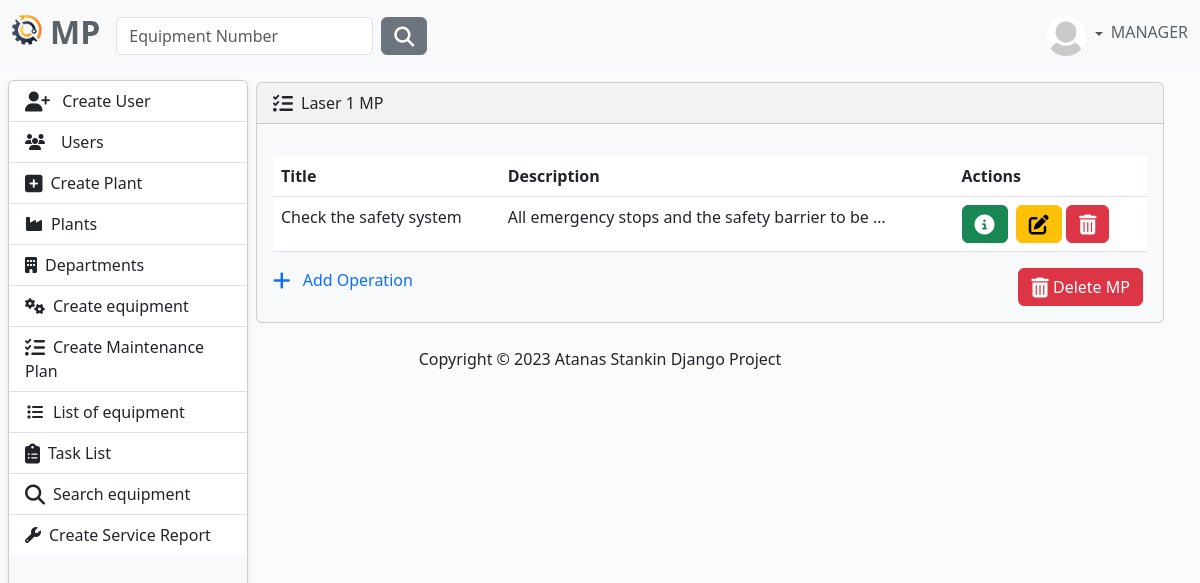
The app's page /mp/details/7/ (signed in) with its own data.
### MaintenancePlanner/accounts/models.py (models this page shows, shortened)
class AppUser(AbstractUser, PermissionsMixin):
    username = models.CharField(
        max_length=30,
        validators=[
            MinLengthValidator(4),
        ],
        unique=True,
    )
    first_name = models.CharField(
        max_length=30,
        validators=[
            MinLengthValidator(2),
            user_name_validator,
        ]
    )
    last_name = models.CharField(
        max_length=30,
        validators=[
            MinLengthValidator(2),
            user_name_validator,
        ]
    )
    email = models.EmailField(unique=True)
    class Role(models.TextChoices):
        MANAGER = "MANAGER", 'Manager'
        SUPERVISOR = "SUPERVISOR", 'Supervisor'
        OPERATOR = "OPERATOR", 'Operator'
    role = models.CharField(max_length=50, choices=Role.choices)

class Profile(models.Model):
    user = models.OneToOneField(AppUser, on_delete=models.CASCADE)
    image = models.ImageField(
        default='images/default.jpg',
        null=True,
        blank=True,
        upload_to='images/'
    )

### MaintenancePlanner/maintenance_plan/models.py (models this page shows, shortened)
class MaintenancePlanModel(models.Model):
    name = models.CharField(
        max_length=30,
        unique=True,
    )
    equipment = models.OneToOneField(
        to=Equipment,
        on_delete=models.CASCADE,
    )

class Operation(models.Model):
    title = models.CharField(
        max_length=30,
    )
    description = models.TextField()
    maintenance_plan = models.ForeignKey(
        to=MaintenancePlanModel,
        on_delete=models.CASCADE,
    )

### MaintenancePlanner/maintenance_plan/views.py (the view)
# urls.py: path('details/<int:pk>/', views.mp_details, name='mp-details'),
@login_required
def mp_details(request, pk):
    mp = MaintenancePlanModel.objects.get(pk=pk)
    operations = Operation.objects.filter(maintenance_plan=mp)
    context = {
        'mp': mp,
        'operations': operations,
    }
    return render(request, 'mp/maintenance-plan.html', context)

### MaintenancePlanner/maintenance_plan/templates/mp/maintenance-plan.html (shortened to what this page needs)
{% extends 'base.html' %}
{% block content %}
        <div class="card bg-light ms-1 me-4 mb-4 mt-0">
            <div class="card-header">
                <i class="fa-solid fa-list-check fa-lg me-2"></i>{{ mp.name }}
            </div>
            <div class="card-body">
                <p class="card-text">
                <div class="table-responsive">
                    <table class="table table-hover">
                        <thead>
                        <tr>
                            <th scope="col">Title</th>
                            <th scope="col">Description</th>
                            <th scope="col">Actions</th>
                        </tr>
                        </thead>
                        <tbody>
                        {% for operation in operations %}
                            <tr>
                                <td>{{ operation.title }}</td>
                                <td>{{ operation.description|truncatechars:50 }}</td>
                                <td>
                                    <button type="button" class="btn btn-success me-1"
                                            href="{% url 'operation-details' operation.id %}" data-bs-toggle="modal"
                                            data-bs-target="#myModal{{ operation.id }}">
                                        <i class="fa-solid fa-circle-info fa-lg"></i>
                                    </button>
                                    {% if request.user.role == 'MANAGER' or request.user.role == 'SUPERVISOR' %}
                                        <a class="btn btn-warning" href="{% url 'operation-update' operation.id %}">
                                            <i class="fa-solid fa-pen-to-square fa-lg"></i>
                                        </a>
                                        <button type="button" class="btn btn-danger me-1"
                                                href="#"
                                                data-bs-toggle="modal"
                                                data-bs-target="#myModal2{{ operation.id }}">
                                            <i class="fa-solid fa-trash-can fa-lg"></i>
                                        </button>
                                    {% endif %}
                                </td>
                            </tr>
                        {% endfor %}
                        </tbody>
                    </table>
                    {% if request.user.role == 'MANAGER' or request.user.role == 'SUPERVISOR' %}
                        <div class="d-flex justify-content-between">
                            <a class="link-primary text-decoration-none" href="{% url 'create-operation' mp.id %}">
                                <i class="fa-solid fa-plus fa-lg me-2"></i>
                                Add Operation
                            </a>
                            <button type="button" class="btn btn-danger me-1"
                                    href="#"
                                    data-bs-toggle="modal"
                                    data-bs-target="#myModal3{{ mp.id }}">
                                <i class="fa-solid fa-trash-can fa-lg"></i>
                                Delete MP
                            </button>
                        </div>
                    {% endif %}
                </div>
            </div>
        </div>
{% endblock %}

### templates/partials/navbar.html (shortened to what this page needs)
{% load static %}
<nav class="navbar navbar-expand-lg bg-light fixed-top" data-bs-theme="light">
    <div class="container-fluid">
        <a class="navbar-brand" href="{% url 'home-page' %}">
            <ul class="navbar-nav ms-auto d-flex flex-row">
                <li><img class="logo me-2" src="{% static 'img/logo.png' %}" alt="logo" height="30"></li>
                <li><h2 style="color: #5a6268; font-weight: bold">MP</h2></li>
            </ul>
        </a>
        <div class="collapse navbar-collapse" id="navbarColor01">
            {% if user.is_authenticated %}
                <form class="d-flex" method=POST action="{% url 'search-equipment' %}">
                    <input class="form-control me-sm-2" type="search" placeholder="Equipment Number"
                           name="number">
                    <button class="btn btn-secondary my-2 my-sm-0" type="submit"><i
                            class="fa-solid fa-magnifying-glass fa-lg"></i></button>
                </form>
            {% endif %}
            <ul class="navbar-nav ms-auto d-flex flex-row">
                {% if not request.user.is_authenticated %}
                    <li class="nav-item">
                        <a class="nav-link" href="{% url 'login' %}"><i
                                class="fa-solid fa-right-to-bracket fa-lg me-2"></i>Sig In
                        </a>
                    </li>
                {% else %}
                    <li class="nav-item dropdown d-flex align-items-center">
                        <div class="btn-group dropdown">
                            <a class="nav-link dropdown-toggle" data-bs-toggle="dropdown" href="#" role="button"
                               aria-haspopup="true" aria-expanded="false">
                                {% if user.profile.image %}
                                    <img src="{{ user.profile.image.url }}" class="rounded-circle" height="40"
                                         loading="lazy"/>
                                {% else %}
                                    <img src="{% static 'img/profile-img.png' %}" class="rounded-circle" height="40"
                                         loading="lazy"/>
                                {% endif %}
                            </a>
                        </div>
                        <h6 style="color: #5a6268">{{ request.user.role }}</h6>
                    </li>
                {% endif %}
            </ul>
        </div>
    </div>
</nav>

### static/css/body.css (style rules this page uses)
body { background-color: #fbfbfb; }

### records on screen
AppUser: profile.image (placeholder picture), user.role "MANAGER"
MaintenancePlanModel: name "Laser 1 MP"
Operation: title "Check the safety system", description "All emergency stops and the safety barrier to be …"
